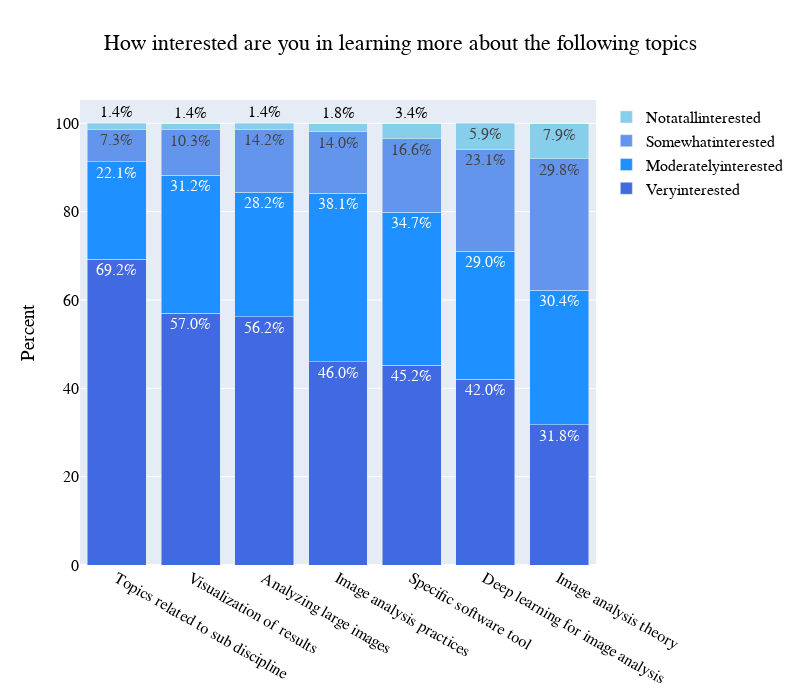

The cell this chart's notebook holds for it:
### Code cell
percentage_stackedcharts(pre_top, title='How interested are you in learning more about the following topics',order_of_stacks=['Veryinterested', 'Moderatelyinterested', 'Somewhatinterested', 'Notatallinterested'], 
order_of_axes=['Topics related to sub discipline', 'Visualization of results', 'Analyzing large images', 'Image analysis practices', 'Specific software tool', 'Deep learning for image analysis', 'Image analysis theory'], colors={'Veryinterested':'royalblue','Moderatelyinterested':'dodgerblue','Somewhatinterested':'cornflowerblue','Notatallinterested':'skyblue'})

### Figure 1 — Plotly figure (JSON) as saved in the notebook; plotly's stock layout.template omitted (floating-point values rounded to 4 significant figures)
{"data": [{"marker": {"color": "royalblue"}, "name": "Veryinterested", "text": ["31.8%", "46.0%", "69.2%", "45.2%", "42.0%", "56.2%", "57.0%"], "type": "bar", "x": ["Image analysis theory", "Image analysis practices", "Topics related to sub discipline", "Specific software tool", "Deep learning for image analysis", "Analyzing large images", "Visualization of results"], "y": [31.8, 46, 69.2, 45.2, 42, 56.2, 57]}, {"marker": {"color": "dodgerblue"}, "name": "Moderatelyinterested", "text": ["30.4%", "38.1%", "22.1%", "34.7%", "29.0%", "28.2%", "31.2%"], "type": "bar", "x": ["Image analysis theory", "Image analysis practices", "Topics related to sub discipline", "Specific software tool", "Deep learning for image analysis", "Analyzing large images", "Visualization of results"], "y": [30.4, 38.1, 22.1, 34.7, 29, 28.2, 31.2]}, {"marker": {"color": "cornflowerblue"}, "name": "Somewhatinterested", "text": ["29.8%", "14.0%", "7.3%", "16.6%", "23.1%", "14.2%", "10.3%"], "type": "bar", "x": ["Image analysis theory", "Image analysis practices", "Topics related to sub discipline", "Specific software tool", "Deep learning for image analysis", "Analyzing large images", "Visualization of results"], "y": [29.8, 14, 7.3, 16.6, 23.1, 14.2, 10.3]}, {"marker": {"color": "skyblue"}, "name": "Notatallinterested", "text": ["7.9%", "1.8%", "1.4%", "3.4%", "5.9%", "1.4%", "1.4%"], "type": "bar", "x": ["Image analysis theory", "Image analysis practices", "Topics related to sub discipline", "Specific software tool", "Deep learning for image analysis", "Analyzing large images", "Visualization of results"], "y": [7.9, 1.8, 1.4, 3.4, 5.9, 1.4, 1.4]}], "layout": {"barmode": "stack", "font": {"color": "Black", "family": "Helvetica", "size": 16}, "height": 700, "legend": {"font": {"color": "Black", "size": 16}, "title": {"font": {"family": "Helvetica"}}}, "title": {"text": "How interested are you in learning more about the following topics", "x": 0.5}, "width": 800, "xaxis": {"categoryarray": ["Topics related to sub discipline", "Visualization of results", "Analyzing large images", "Image analysis practices", "Specific software tool", "Deep learning for image analysis", "Image analysis theory"], "categoryorder": "array"}, "yaxis": {"title": {"text": "Percent"}}}}
